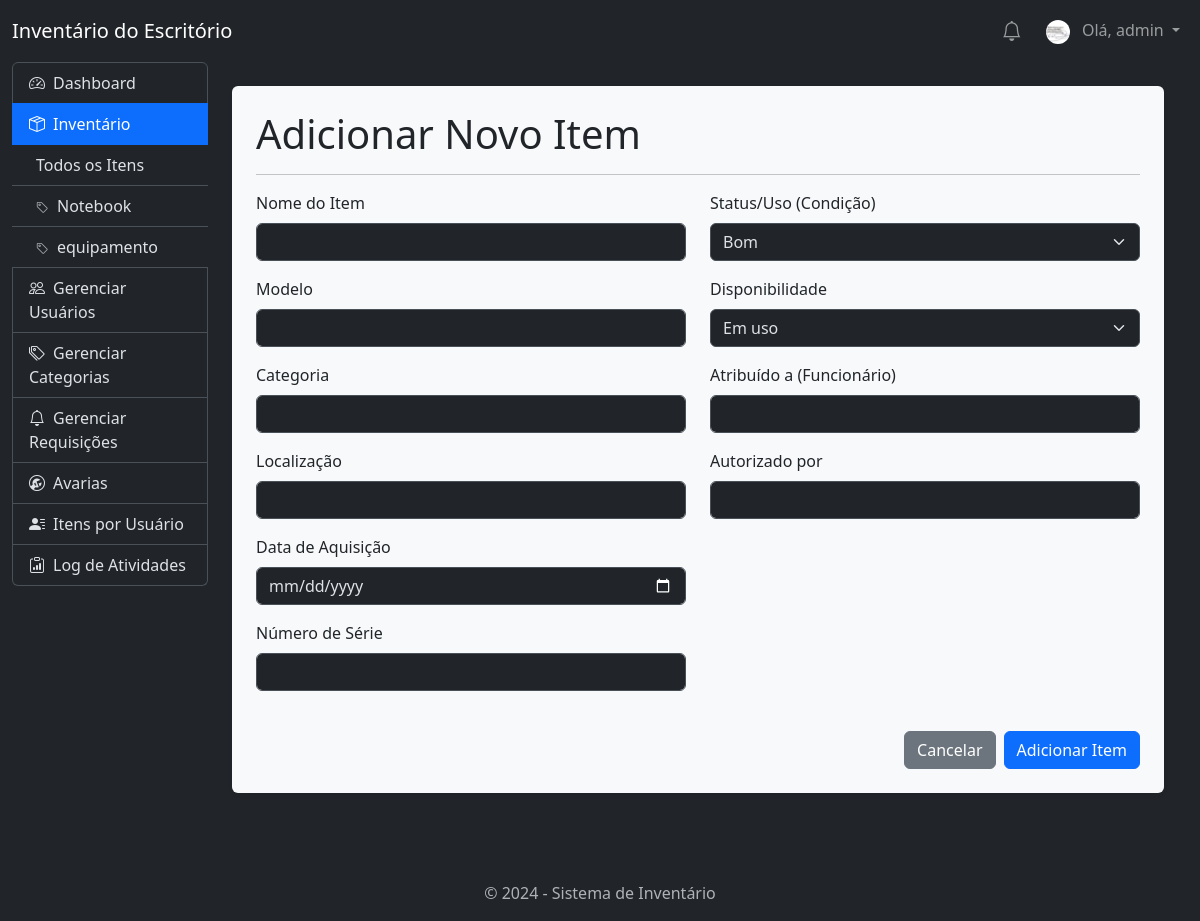
/add (signed in), run on the app's committed database.
### tables this page shows
CREATE TABLE users (
                id INTEGER PRIMARY KEY AUTOINCREMENT,
                username TEXT UNIQUE NOT NULL,
                password TEXT NOT NULL,
                role TEXT NOT NULL DEFAULT 'user'
            , profile_image_file TEXT);

### app.py (the view, shortened to what this page needs)
@app.route('/add', methods=('GET', 'POST'))
@login_required
def add():
    return render_template('add_item.html')

### app.py (called while the page is built)
def get_db():
    db = getattr(g, '_database', None)
    if db is None:
        db = g._database = sqlite3.connect(app.config['DATABASE'])
        db.row_factory = sqlite3.Row
    return db

@app.teardown_appcontext
def close_connection(exception):
    db = getattr(g, '_database', None)
    if db is not None:
        db.close()

@app.context_processor
def inject_categories():
    if g.user:
        db = get_db()
        categories = db.execute('SELECT DISTINCT category FROM items WHERE category IS NOT NULL AND category != "" ORDER BY category').fetchall()
        return dict(all_categories=categories)
    return dict(all_categories=[], notifications=[])

@app.context_processor
def inject_notifications():
    if g.user:
        db = get_db()
        notifications = db.execute('SELECT * FROM notifications WHERE user_id = ? AND is_read = 0 ORDER BY created_at DESC', (g.user['id'],)).fetchall()
        return dict(notifications=notifications)
    return dict(notifications=[])

@app.before_request
def load_logged_in_user():
    user_id = session.get('user_id')
    if user_id is None:
        g.user = None
    else:
        g.user = get_db().execute(
            'SELECT * FROM users WHERE id = ?', (user_id,)
        ).fetchone()

def login_required(view):
    @functools.wraps(view)
    def wrapped_view(**kwargs):
        if g.user is None:
            return redirect(url_for('login'))
        return view(**kwargs)
    return wrapped_view

### templates/add_item.html (shortened to what this page needs)
{% extends 'base.html' %}
{% block content %}
    <div class="bg-light text-dark p-4 rounded shadow-sm">
        <h1>Adicionar Novo Item</h1>
        <hr>
        <form method="post">
            <div class="row">
                <div class="col-md-6">
                    <div class="mb-3">
                        <label for="name" class="form-label">Nome do Item</label>
                        <input type="text" name="name" id="name" class="form-control" required>
                    </div>
                    <div class="mb-3">
                        <label for="model" class="form-label">Modelo</label>
                        <input type="text" name="model" id="model" class="form-control" required>
                    </div>
                    <div class="mb-3">
                        <label for="category" class="form-label">Categoria</label>
                        <input type="text" name="category" id="category" class="form-control" list="categoryOptions" required>
                    </div>
                    <div class="mb-3">
                        <label for="location" class="form-label">Localização</label>
                        <input type="text" name="location" id="location" class="form-control" required>
                    </div>
                    <div class="mb-3">
                        <label for="purchase_date" class="form-label">Data de Aquisição</label>
                        <input type="date" name="purchase_date" id="purchase_date" class="form-control" required>
                    </div>
                    <div class="mb-3">
                        <label for="serial_number" class="form-label">Número de Série</label>
                        <input type="text" name="serial_number" id="serial_number" class="form-control">
                    </div>
                </div>
                <div class="col-md-6">
                    <div class="mb-3">
                        <label for="status" class="form-label">Status/Uso (Condição)</label>
                        <select name="status" id="status" class="form-select" required>
                            <option value="Bom" selected>Bom</option>
                        </select>
                    </div>
                    <div class="mb-3">
                        <label for="availability_status" class="form-label">Disponibilidade</label>
                        <select name="availability_status" id="availability_status" class="form-select" required>
                            <option value="Em uso" selected>Em uso</option>
                        </select>
                    </div>
                    <div class="mb-3">
                        <label for="assigned_to" class="form-label">Atribuído a (Funcionário)</label>
                        <input type="text" name="assigned_to" id="assigned_to" class="form-control">
                    </div>
                    <div class="mb-3">
                        <label for="authorized_by" class="form-label">Autorizado por</label>
                        <input type="text" name="authorized_by" id="authorized_by" class="form-control">
                    </div>
                </div>
            </div>
            <div class="d-flex justify-content-end mt-4">
                <a href="{{ url_for('index') }}" class="btn btn-secondary me-2">Cancelar</a>
                <button type="submit" class="btn btn-primary">Adicionar Item</button>
            </div>
        </form>
    </div>
{% endblock %}

### templates/base.html (shortened to what this page needs)
<!doctype html>
<html lang="pt-br" data-bs-theme="dark">
<head>
    <link href="https://cdn.jsdelivr.net/npm/bootstrap@5.3.3/dist/css/bootstrap.min.css" rel="stylesheet">
    <link rel="stylesheet" href="https://cdn.jsdelivr.net/npm/bootstrap-icons@1.11.3/font/bootstrap-icons.min.css">
</head>
<body>
    <nav class="navbar navbar-expand-lg navbar-dark bg-dark">
        <div class="container-fluid">
            <a class="navbar-brand" href="{{ url_for('dashboard') }}">Inventário do Escritório</a>
            <div class="navbar-nav d-flex align-items-center">
                {% if g.user %}
                    <div class="nav-item dropdown me-2">
                        <a class="nav-link position-relative" href="#" id="navbarNotificationDropdown" role="button" data-bs-toggle="dropdown" aria-expanded="false">
                            <i class="bi bi-bell fs-5"></i>
                        </a>
                    </div>
                    <div class="nav-item dropdown">
                        <a class="nav-link dropdown-toggle" href="#" id="navbarUserDropdown" role="button" data-bs-toggle="dropdown" aria-expanded="false">
                            {% if g.user.profile_image_file %}
                                <img src="{{ url_for('profile_pic', filename=g.user.profile_image_file) }}" alt="Foto de Perfil" class="rounded-circle me-2" style="width: 24px; height: 24px; object-fit: cover;">
                            {% else %}
                                <i class="bi bi-person-circle me-2"></i>
                            {% endif %}
                            Olá, {{ g.user['username'] }}
                        </a>
                    </div>
                {% else %}
                    <a class="nav-link" href="{{ url_for('login') }}">Login</a>
                    <a class="nav-link" href="{{ url_for('register') }}">Registrar</a>
                {% endif %}
            </div>
        </div>
    </nav>
    <div class="container-fluid">
        <div class="row g-0">
            <aside class="col-md-3 col-lg-2">
                <div class="list-group">
                    <a href="{{ url_for('dashboard') }}" class="list-group-item list-group-item-action {% if request.endpoint == 'dashboard' %}active{% endif %}">
                        <i class="bi bi-speedometer2 me-2"></i>Dashboard
                    </a>
                    {% set inventory_active = request.endpoint in ['index', 'add', 'edit'] %}
                    <a href="#inventory-submenu" data-bs-toggle="collapse" class="list-group-item list-group-item-action {% if inventory_active %}active{% endif %}" aria-expanded="{{ 'true' if inventory_active else 'false' }}">
                        <i class="bi bi-box-seam me-2"></i>Inventário
                    </a>
                    <div class="collapse {% if inventory_active %}show{% endif %}" id="inventory-submenu">
                        <div class="list-group list-group-flush">
                            <a href="{{ url_for('index') }}" class="list-group-item list-group-item-action ps-4 {% if request.endpoint == 'index' and not request.args.get('category') %}active{% endif %}">Todos os Itens</a>
                            {% for cat in all_categories %}
                                <a href="{{ url_for('index', category=cat.category) }}" class="list-group-item list-group-item-action ps-4 {% if request.args.get('category') == cat.category %}active{% endif %}">
                                    <i class="bi bi-tag me-1" style="font-size: 0.8rem; opacity: 0.7;"></i> {{ cat.category }}
                                </a>
                            {% endfor %}
                        </div>
                    </div>
                    {% if g.user['role'] == 'admin' %}
                        <a href="{{ url_for('manage_users') }}" class="list-group-item list-group-item-action {% if request.endpoint == 'manage_users' %}active{% endif %}">
                            <i class="bi bi-people me-2"></i>Gerenciar Usuários
                        </a>
                        <a href="{{ url_for('manage_categories') }}" class="list-group-item list-group-item-action {% if request.endpoint == 'manage_categories' %}active{% endif %}">
                            <i class="bi bi-tags me-2"></i>Gerenciar Categorias
                        </a>
                        <a href="{{ url_for('manage_requests') }}" class="list-group-item list-group-item-action {% if request.endpoint == 'manage_requests' %}active{% endif %}">
                            <i class="bi bi-bell me-2"></i>Gerenciar Requisições
                        </a>
                        <a href="{{ url_for('broken_items') }}" class="list-group-item list-group-item-action {% if request.endpoint == 'broken_items' %}active{% endif %}">
                            <i class="bi bi-wrench-adjustable-circle me-2"></i>Avarias
                        </a>
                        <a href="{{ url_for('user_assets') }}" class="list-group-item list-group-item-action {% if request.endpoint == 'user_assets' %}active{% endif %}">
                            <i class="bi bi-person-lines-fill me-2"></i>Itens por Usuário
                        </a>
                        <a href="{{ url_for('logs') }}" class="list-group-item list-group-item-action {% if request.endpoint == 'logs' %}active{% endif %}">
                            <i class="bi bi-clipboard-data me-2"></i>Log de Atividades
                        </a>
                    {% endif %}
                </div>
            </aside>
            <main class="col-md-9 col-lg-10 p-4">
                {% block content %}
                {% endblock %}
            </main>
        </div>
    </div>
    <div class="container-fluid">
        <footer class="text-center text-muted mt-5 py-3">
            <p class="mb-0">&copy; 2024 - Sistema de Inventário</p>
        </footer>
    </div>
</body>
</html>

### data on the page
users: profile_image_file (picture), user.username "admin"

### other printed values
{{ cat.category }} "Notebook" "equipamento"
